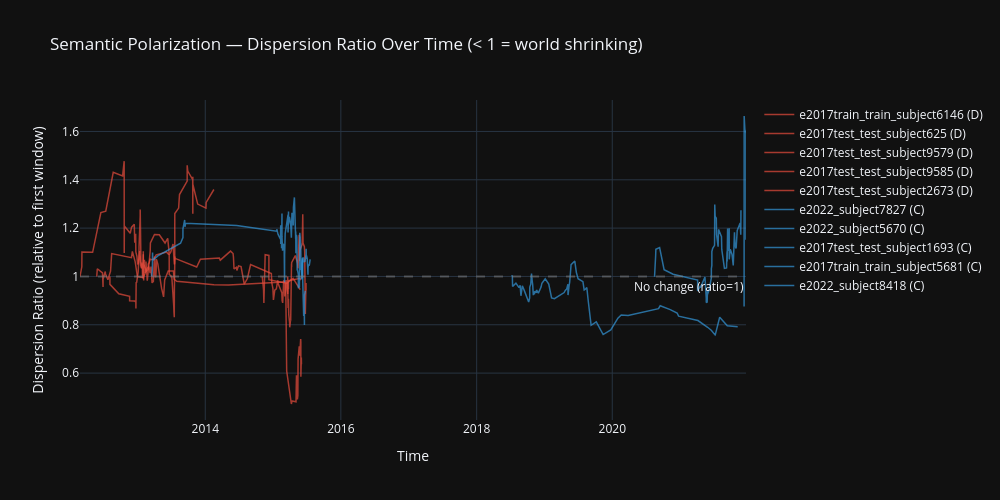

Notebook code cell kept with this figure:
### Markdown cell above
---
## 6. Semantic Polarization

**Clinical question:** Is this user's world shrinking?

Healthy users write about diverse topics (work, hobbies, relationships) — their embedding space 
is **dispersed**. Depressed users progressively narrow their focus (rumination, isolation) — 
their embedding space **contracts**. We track this contraction over time as a clinical signal.

- **Dispersion** = mean pairwise cosine distance within a sliding window of posts
- **Contraction** = dispersion at window N / dispersion at window 0 (ratio < 1 = shrinking)

### Code cell
def compute_dispersion_timeline(uid, window_size=30, step=5):
    """Compute semantic dispersion over sliding windows."""
    traj = get_traj(uid)
    if len(traj) < window_size:
        return None
    
    results = []
    for start in range(0, len(traj) - window_size + 1, step):
        window_vecs = np.array([vec for _, vec in traj[start:start + window_size]])
        norms = np.linalg.norm(window_vecs, axis=1, keepdims=True) + 1e-8
        normed = window_vecs / norms
        sim_matrix = normed @ normed.T
        triu = np.triu_indices(len(normed), k=1)
        dispersion = 1.0 - float(np.mean(sim_matrix[triu]))
        
        mid_ts = traj[start + window_size // 2][0]
        try:
            t = pd.Timestamp(mid_ts, unit='s')
        except (ValueError, OverflowError):
            continue
        results.append({'time': t, 'dispersion': dispersion, 'window_start': start})
    
    return pd.DataFrame(results) if results else None

# Compute for sample users
print('Computing polarization timelines...')
fig = go.Figure()

for uid in list(sample_dep[:5]) + list(sample_ctl[:5]):
    disp = compute_dispersion_timeline(uid, window_size=30, step=3)
    if disp is None or len(disp) < 3:
        continue
    label = user_label[uid]
    color = C_DEP if label == 'depression' else C_CTL
    disp['ratio'] = disp['dispersion'] / (disp['dispersion'].iloc[0] + 1e-8)
    
    fig.add_trace(go.Scatter(
        x=disp['time'], y=disp['ratio'], mode='lines',
        line=dict(color=color, width=1.5), opacity=0.7,
        name=f'{uid} ({label[0].upper()})',
        hovertemplate=f'{uid}<br>Dispersion ratio: ' + '%{y:.3f}<br>%{x}<extra></extra>',
    ))

fig.add_hline(y=1.0, line_dash='dash', line_color='gray', opacity=0.5,
              annotation_text='No change (ratio=1)', annotation_position='bottom right')
fig.update_layout(
    title='Semantic Polarization — Dispersion Ratio Over Time (< 1 = world shrinking)',
    xaxis_title='Time', yaxis_title='Dispersion Ratio (relative to first window)',
    width=1000, height=500, template='plotly_dark',
)
fig.show()
